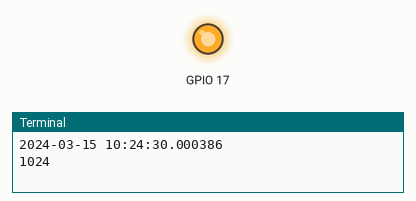
Recording of a program running on a simulated Raspberry Pi (BCM pin numbers). Parts: output pins drawn as LEDs (lit = HIGH), the last lines printed to the terminal. The clock reads 2024-03-15 10:24:30 at power-on unless the program sets it.

Above: at 0.1 s.
At 30.5 s:
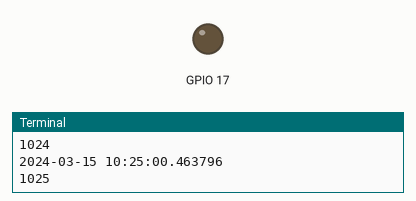
Timing chart, 0 to 32.0 s (numbered marks = the images above):
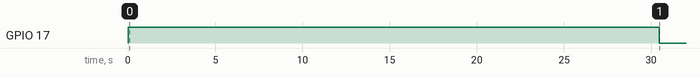

The program:

Tijdklok_test1.py
```python
#!/usr/bin/python

import RPi.GPIO as GPIO #GPIO importeren om te kunnen gebruiken
import os
import time
from datetime import datetime
GPIO.setmode(GPIO.BCM) #Nummering van de poorten gebruiken zoals op printplaat
GPIO.setup(17, GPIO.OUT)# poort 17 definieren als Output
try:
	while True:

		tijd_aan = 1010
		tijd_uit = 1025

		now = datetime.now()
		now_mil = (now.hour)*100 + (now.minute) #bij het uur 1 bijtellen om heel dat tijdzonegedoe op te lossen

		if tijd_uit > now_mil >= tijd_aan:
			GPIO.output(17, True)
		else:
			GPIO.output(17, False)

		print now
		print now_mil
		time.sleep(1)
		os.system('clear')

except KeyboardInterrupt: #Actie na Ctrl-C: Alle gestuurde uitgangen vrijgeven
	GPIO.cleanup()
```

Measured:
- by itself, GPIO 17: LOW → HIGH at 0.00 s, → LOW 30.5 s later
